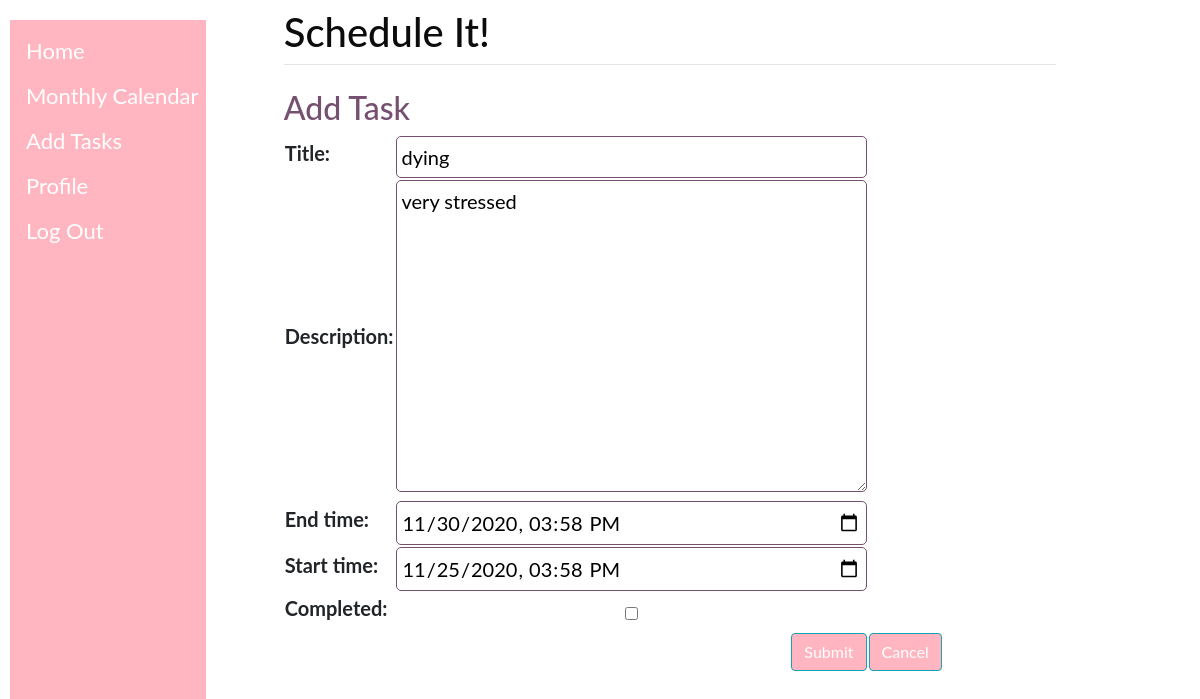
Page /event_edit/event/edit/5/ (signed in) on the committed database.
### calendar_monthly_view/models.py (models this page shows, shortened)
class Event(models.Model):
    user = models.ForeignKey(User, on_delete= models.CASCADE)
    title = models.CharField(max_length=200)
    description = models.TextField()
    end_time = models.DateTimeField()
    start_time = models.DateTimeField()
    completed = models.BooleanField(default=False)

### calendar_monthly_view/views.py (the view, shortened to what this page needs)
# urls.py: url(r'^event/edit/(?P<event_id>\d+)/$', views.event, name='event_edit'),
@login_required(login_url='login')
def event(request, event_id=None):
    instance = Event()
    if event_id:
        instance = get_object_or_404(Event, pk=event_id)
    else:
        instance = Event()
    form = EventForm(request.POST or None, instance=instance)
    return render(request, "event.html", {'form': form})

### calendar_monthly_view/forms.py
class EventForm(ModelForm):
  class Meta:
    model = Event
    widgets = {
      'end_time': DateInput(attrs={'type': 'datetime-local'}, format='%Y-%m-%dT%H:%M'),
      'start_time': DateInput(attrs={'type': 'datetime-local'}, format='%Y-%m-%dT%H:%M'),
      'completed': CheckboxInput(attrs={'type': 'checkbox'})
    }
    fields = ('title','description','end_time','start_time','completed')
  def __init__(self, *args, **kwargs):
    super(EventForm, self).__init__(*args, **kwargs)
    self.fields['end_time'].input_formats = ('%Y-%m-%dT%H:%M',)
    self.fields['start_time'].input_formats = ('%Y-%m-%dT%H:%M',)
    self.fields['completed'] = forms.BooleanField(required=False)

### templates/event.html (shortened to what this page needs)
{% extends 'base.html' %}
{% load static %}
{% block content %}
<h2 class="title">{% block title %}Add Task{% endblock %}</h2>
<form method="post" class="addtask_form">
  <table class="form form-table">
    {{ form }}
    <tr>
      <td colspan="2"><button type="submit" class="btn btn-info right"> Submit </button></td>
      <td colspan="2"><button type="reset" class="btn btn-info right"> Cancel </button></td>
    </tr>
  </table>
</form>
{% endblock %}

### static/styles.css (style rules this page uses)
body { font-family: "Lato", sans-serif; }
.right { float: right; }
.btn { outline: none; color:white; background-color: lightpink; box-shadow: 0 0 0 0; }
.addtask_form { margin: auto; }
.addtask_form input, .addtask_form select, .addtask_form textarea { border-radius: 5px; border: 1px solid rgb(117, 80, 112); outline: none; background: none; padding: 5px; width: 100%; }
.display-1, .display-2, .display-3, .display-4, .title { color: rgb(117, 80, 112); }

### rows in the picture
Event: title "dying", description "very stressed", end_time "11/30/2020 15:58", start_time "11/25/2020 15:58"
